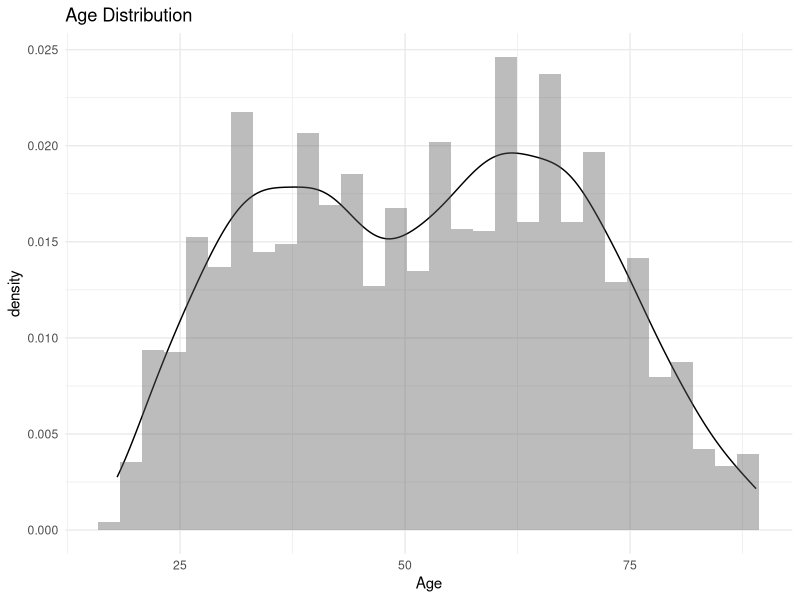
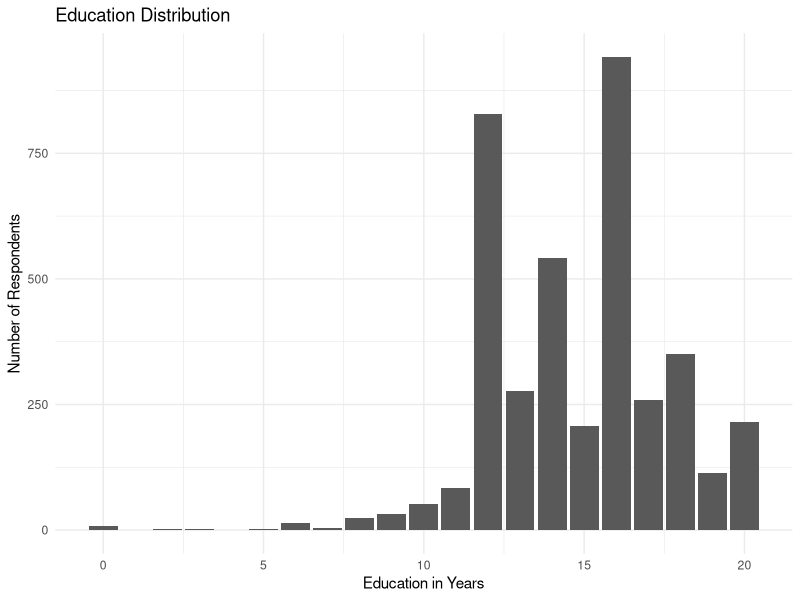
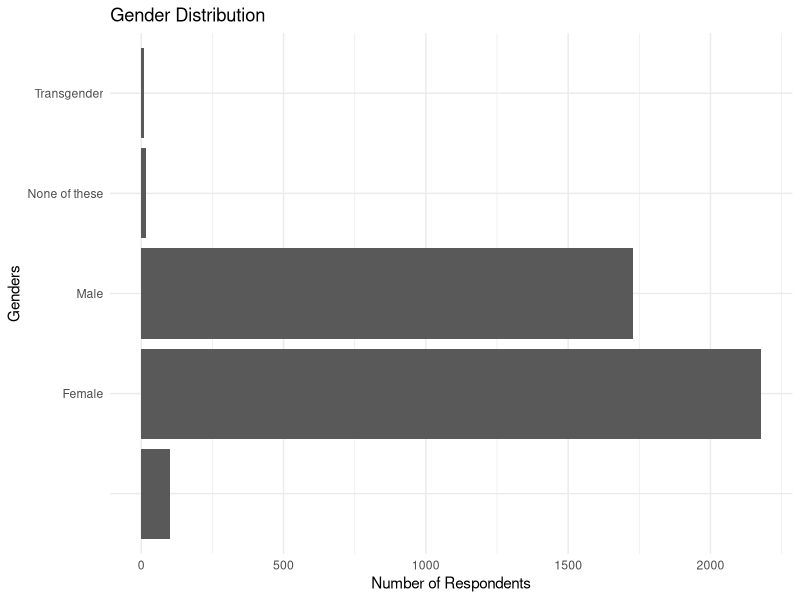
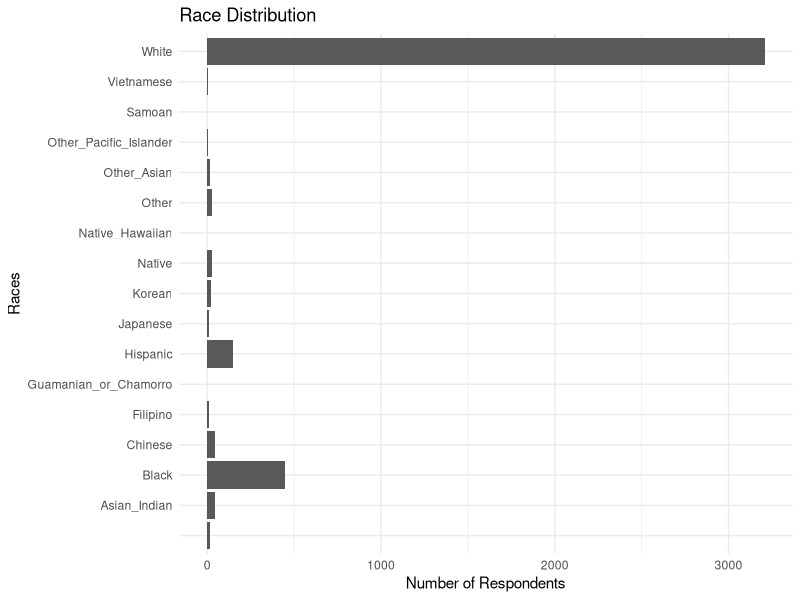
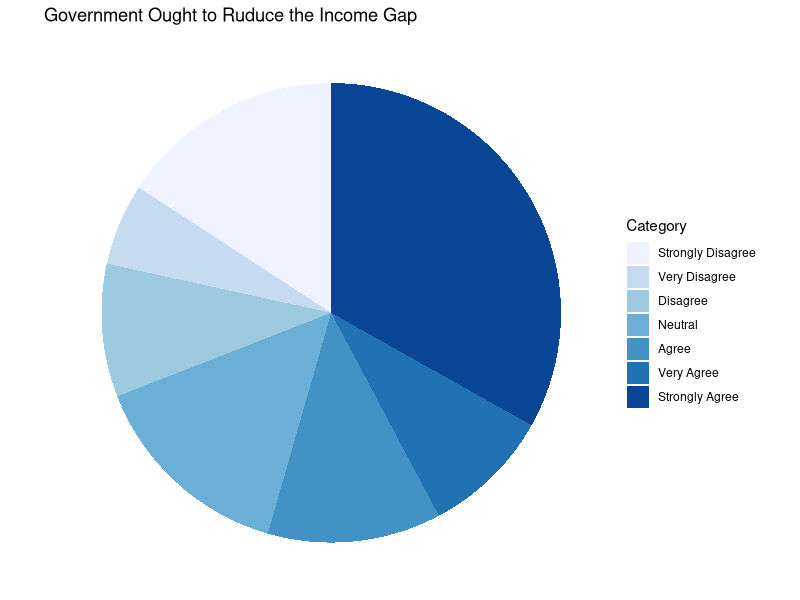
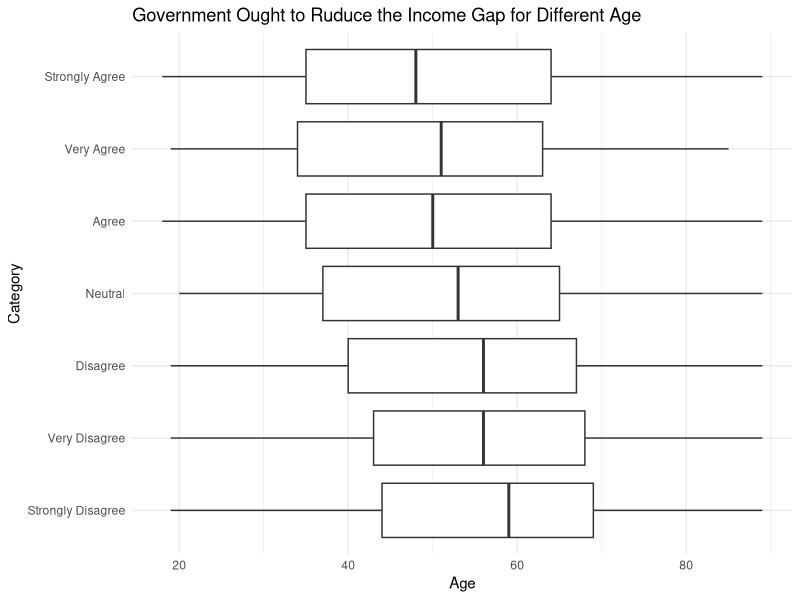
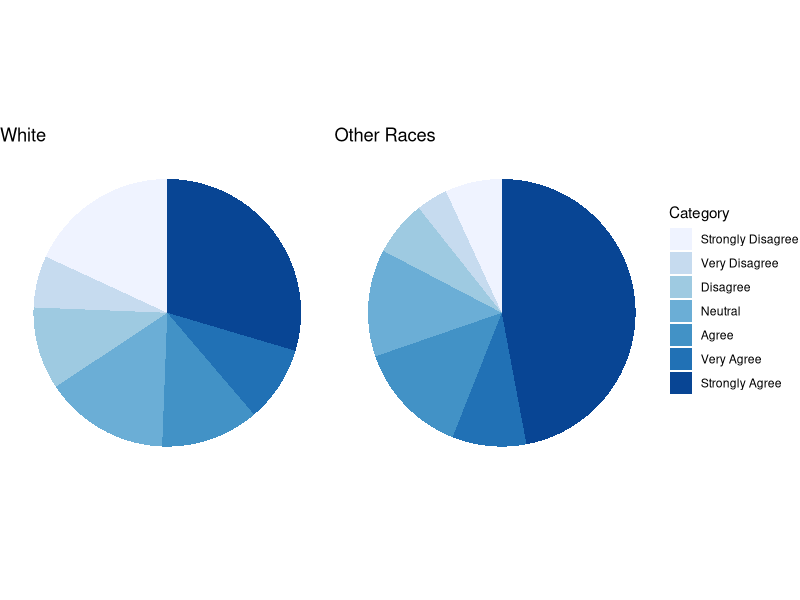
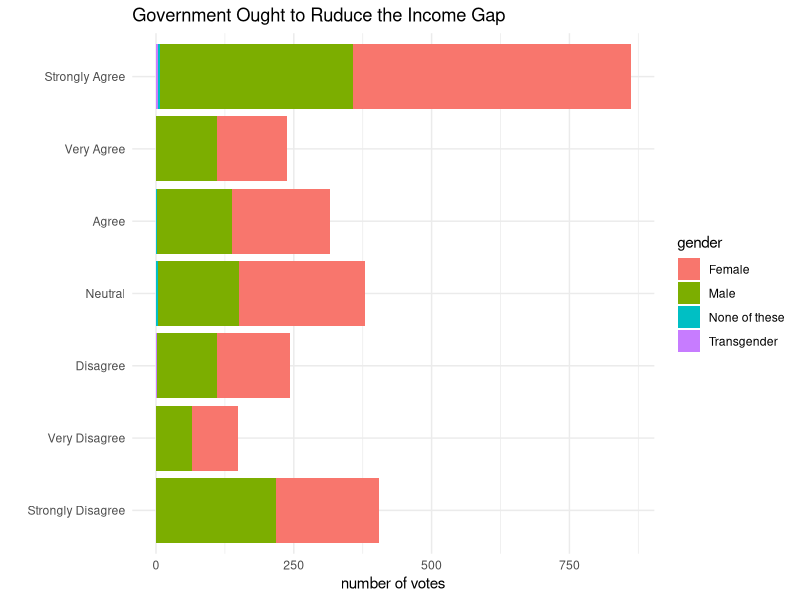

Reproduce these figures in R, in order.
## ---- chunk 1
knitr::opts_chunk$set(echo = TRUE)
#importing packages for analysis and report writing
library(tidyverse)
library(ggpubr)
library(ggplot2)
library(here)
library(haven)

#load dataset
reduced_data <- haven::read_dta(here::here("inputs/data/cleaned_data.dta"))
## ---- chunk 2
#reordering the levels of variables' answers
reduced_data$equal_wealth <- factor(reduced_data$equal_wealth, levels=c("Strongly Disagree", "Very Disagree", "Disagree", "Neutral", "Agree", "Very Agree", "Strongly Agree"))
reduced_data$taxrich <- factor(reduced_data$taxrich, levels=c("Much Too Low", "Too Low", "About Right", "Too High", "Much Too High"))
## ---- chunk 3
#Drawing a density plot of age
ggplot(reduced_data, aes(x=age)) +
  geom_line(aes(y = ..density..), stat = 'density')+      
  geom_histogram(aes(y = ..density..), alpha = 0.4) +                        
  scale_colour_manual()+
  labs(x = "Age", title = "Age Distribution")+
  theme_minimal()
## ---- chunk 4
#Drawing bar chart of number of respondents in each education level
ggplot(reduced_data, aes(x =education)) +
  geom_bar()+
  labs(x="Education in Years", y = "Number of Respondents", title = "Education Distribution")+
  theme_minimal()
## ---- chunk 5
#Drawing bar chart of number of respondents in each gender
ggplot(reduced_data, aes(x =gender)) +
  geom_bar() +
  coord_flip() +
  labs(x="Genders", y = "Number of Respondents", title = "Gender Distribution")+
  theme_minimal()
## ---- chunk 6
#Drawing bar chart of number of respondents in each race
ggplot(reduced_data, aes(x =race)) +
  geom_bar()+
  coord_flip()+
  labs(x="Races", y = "Number of Respondents", title = "Race Distribution")+
  theme_minimal()

## ---- chunk 7
#preparing the education variable for plotting
reduced_data <-
  reduced_data %>%
  mutate(education = case_when(
    education == 0 ~ "No Formal Schooling", 
    education == 1 ~ "1st Grade", 
    education == 2 ~ "2nd Grade", 
    education == 3 ~ "3rd Grade", 
    education == 4 ~ "4th Grade",
    education == 5 ~ "5th Grade", 
    education == 6 ~ "6th Grade", 
    education == 7 ~ "7th Grade", 
    education == 8 ~ "8th Grade", 
    education == 9 ~ "9th Grade", 
    education == 10 ~ "10th Grade", 
    education == 11 ~ "11th Grade", 
    education == 12 ~ "12th Grade", 
    education == 13 ~ "1st Year College", 
    education == 14 ~ "2nd Years College", 
    education == 15 ~ "3rd Years College", 
    education == 16 ~ "4th Years College", 
    education == 17 ~ "5th Years College", 
    education == 18 ~ "6th Years College", 
    education == 19 ~ "7th Years College", 
    education == 20 ~ "8th Years College" ))

reduced_data$education <- factor(reduced_data$education, levels = c("No Formal Schooling", "1st Grade",
                              "2nd Grade", "3rd Grade", "4th Grade", "5th Grade", "6th Grade","7th Grade",
                              "8th Grade","9th Grade","10th Grade","11th Grade","12th Grade", "1st Year College", 
                              "2nd Years College", "3rd Years College", "4th Years College","5th Years College",
                              "6th Years College","7th Years College","8th Years College"))
                              
## ---- chunk 8
#Drawing pie chart of the equal wealth variable without not applicable answers
reduced_data %>%
  filter(!is.na(equal_wealth)) %>%
  filter(equal_wealth != '') %>%
  ggplot(aes(x=factor(1), fill=factor(equal_wealth)))+
  geom_bar(stat = "count") +
  labs(fill="Category", title = "Government Ought to Ruduce the Income Gap")+
  coord_polar("y") +
  scale_fill_brewer(palette="Blues") + theme_void() +
  theme(axis.text.x=element_blank())
## ---- chunk 9
#Drawing boxplots of the equal wealth variable with respect to ages without not applicable entries
reduced_data %>%
  filter(!is.na(equal_wealth)) %>%
  filter(equal_wealth != '') %>%
  filter(!is.na(age)) %>%
  group_by(equal_wealth) %>%
  ggplot(aes(equal_wealth, age)) +
    geom_boxplot() +
    labs(title = "Government Ought to Ruduce the Income Gap for Different Age", x="Category",
         y="Age")+
    theme_minimal()+
    coord_flip()

## ---- chunk 10
#Drawing pie charts of the equal wealth variable with respect to race without not applicable entries
eq1<-reduced_data %>%
  filter(!is.na(equal_wealth)) %>%
  filter(equal_wealth != '')%>%
  filter(!is.na(race)) %>%
  filter(race != '') %>%
  filter(race == 'White') %>%
  ggplot(aes(x=factor(1), fill=factor(equal_wealth)))+
  geom_bar(stat = "count") +
  labs(fill="Category")+
  coord_polar("y") +
  scale_fill_brewer(palette="Blues") + theme_void() +
  theme(axis.text.x=element_blank())+
  labs(title = "White")

eq2<-reduced_data %>%
  filter(!is.na(equal_wealth)) %>%
  filter(equal_wealth != '')%>%
  filter(!is.na(race)) %>%
  filter(race != '') %>%
  filter(race != 'White') %>%
  ggplot(aes(x=factor(1), fill=factor(equal_wealth)))+
  geom_bar(stat = "count") +
  labs(fill="Category")+
  coord_polar("y") +
  scale_fill_brewer(palette="Blues") + theme_void() +
  theme(axis.text.x=element_blank())+
  labs(title = "Other Races")
#Combining the plots into one figure
ggarrange(eq1, eq2, ncol=2, common.legend = TRUE, legend="right")


## ---- chunk 11
# gender / equal wealth 
reduced_data %>%
  filter(!is.na(equal_wealth)) %>%
  filter(equal_wealth != '') %>%
  filter(!is.na(gender)) %>%
  filter(gender != '') %>%
  ggplot(aes(x = equal_wealth, fill = gender)) +
  geom_bar() + 
  coord_flip() +
  ggtitle("Government Ought to Ruduce the Income Gap") + 
  ylab("number of votes") + 
  xlab("") +
  theme_minimal()
## ---- chunk 12
# education / equal wealth
reduced_data %>%
  filter(!is.na(equal_wealth)) %>%
  filter(equal_wealth != '') %>%
  filter(!is.na(education)) %>%
  filter(education != '') %>%
  ggplot(aes(x = equal_wealth, fill = education)) +
  geom_bar(position = position_dodge()) + 
  coord_flip() +
  labs(title = "Government Ought to Ruduce the Income Gap", x = "", y="number of votes")+ 
  theme_minimal()
  
## ---- chunk 13
#Drawing pie chart of the responsibility variable without not applicable answers
reduced_data %>%
  filter(!is.na(responsibility)) %>%
  ggplot(aes(x=factor(1), fill=factor(responsibility)))+
  geom_bar(stat = "count") +
  labs(fill="Category", title="Greatest Responsibility for Reducing the Income Difference")+
  coord_polar("y") +
  scale_fill_brewer(palette="Dark2") + theme_void() +
  theme(axis.text.x=element_blank())
## ---- chunk 14
#Drawing boxplots of the responsibility variable with respect to ages without not applicable entries
reduced_data %>%
  filter(!is.na(responsibility)) %>%
  group_by(responsibility) %>%
  ggplot(aes(responsibility, age)) +
    geom_boxplot() +
    labs(title = "Government Ought to Ruduce the Income Gap", x="Category", 
         y="Age")+
    theme_minimal()+
    coord_flip()
## ---- chunk 15
#Drawing pie charts of the responsibility variable with respect to race without not applicable entries
re1<-reduced_data %>%
  filter(!is.na(responsibility)) %>%
  filter(responsibility != '') %>%
  filter(!is.na(race)) %>%
  filter(race == 'White') %>%
  ggplot(aes(x=factor(1), fill=factor(responsibility)))+
  geom_bar(stat = "count") +
  labs(fill="Category")+
  coord_polar("y") +
  scale_fill_brewer(palette="Dark2") + theme_void() +
  theme(axis.text.x=element_blank())+
  labs(title = "White")

re2<-reduced_data %>%
  filter(!is.na(responsibility)) %>%
  filter(responsibility != '') %>%
  filter(!is.na(race)) %>%
  filter(race != 'White') %>%
  ggplot(aes(x=factor(1), fill=factor(responsibility)))+
  geom_bar(stat = "count") +
  labs(fill="Category")+
  coord_polar("y") +
  scale_fill_brewer(palette="Dark2") + theme_void() +
  theme(axis.text.x=element_blank())+
  labs(title = "Other races")
#Combining the plots into one figure
ggarrange(re1, re2, ncol=2, common.legend = TRUE, legend="right")
## ---- chunk 16
# gender / responsibility
reduced_data %>%
  filter(!is.na(responsibility)) %>%
  filter(responsibility != '') %>%
  filter(!is.na(gender)) %>%
  filter(gender != '') %>%
  ggplot(aes(x = responsibility, fill = gender)) +
  geom_bar() + 
  coord_flip() +
  ggtitle("Responsible to Reduce the Income Gap")+ 
  ylab("number of votes") + 
  xlab("")+
  theme_minimal()

## ---- chunk 17
# education / responsibility
reduced_data %>%
  filter(!is.na(responsibility)) %>%
  filter(responsibility != '') %>%
  filter(!is.na(education)) %>%
  filter(education != '') %>%
  ggplot(aes(x = responsibility, fill = education)) +
  geom_bar(position = position_dodge()) + 
  coord_flip() +
  ggtitle("Responsible to Reduce the Income Gap")+ 
  ylab("number of votes") + 
  xlab("")+
  theme_minimal()
## ---- chunk 18
#Drawing pie chart of the taxrich variable without not applicable answers
reduced_data %>%
  filter(!is.na(taxrich)) %>%
  ggplot(aes(x=factor(1), fill=factor(taxrich)))+
  geom_bar(stat = "count") +
  labs(fill="Category")+
  coord_polar("y") +
  scale_fill_brewer(palette="Blues") + theme_void() +
  theme(axis.text.x=element_blank())

## ---- chunk 19
#Drawing boxplots of the taxrich variable with respect to ages without not applicable entries
reduced_data %>%
  filter(!is.na(taxrich)) %>%
  group_by(taxrich) %>%
  ggplot(aes(taxrich, age)) +
    geom_boxplot() +
    labs(title = "Government Ought to Ruduce the Income Gap", x="Category", 
         y="Age")+
    theme_minimal()+
    coord_flip()

## ---- chunk 20
#Drawing pie charts of the taxrich variable with respect to race without not applicable entries
ta1<-reduced_data %>%
  filter(!is.na(taxrich)) %>%
  filter(!is.na(race)) %>%
  filter(race == 'White') %>%
  ggplot(aes(x=factor(1), fill=factor(taxrich)))+
  geom_bar(stat = "count") +
  labs(fill="Category")+
  coord_polar("y") +
  scale_fill_brewer(palette="Blues") + theme_void() +
  theme(axis.text.x=element_blank())+
  labs(title = "White")

ta2<-reduced_data %>%
  filter(!is.na(taxrich)) %>%
  filter(!is.na(race)) %>%
  filter(race != 'White') %>%
  ggplot(aes(x=factor(1), fill=factor(taxrich)))+
  geom_bar(stat = "count") +
  labs(fill="Category")+
  coord_polar("y") +
  scale_fill_brewer(palette="Blues") + theme_void() +
  theme(axis.text.x=element_blank())+
  labs(title = "Other races")
#Combining the plots into one figure
ggarrange(ta1, ta2, ncol=2, common.legend = TRUE, legend="right")
## ---- chunk 21
# gender / taxrich
reduced_data %>%
  filter(!is.na(taxrich)) %>%
  filter(taxrich != '') %>%
  filter(!is.na(gender)) %>%
  filter(gender != '') %>%
  ggplot(aes(x = taxrich, fill = gender)) +
  geom_bar() + 
  coord_flip() +
  ggtitle("Taxes for People with High Income")+ 
  ylab("number of votes") + 
  xlab("")+
  theme_minimal()
## ---- chunk 22
# education / taxrich
reduced_data %>%
  filter(!is.na(taxrich)) %>%
  filter(taxrich != '') %>%
  filter(!is.na(education)) %>%
  filter(education != '') %>%
  ggplot(aes(x = taxrich, fill = education)) +
  geom_bar(position = position_dodge()) + 
  coord_flip() +
  ggtitle("Taxes for People with High Income")+ 
  ylab("number of votes") + 
  xlab("") +
  theme_minimal()
